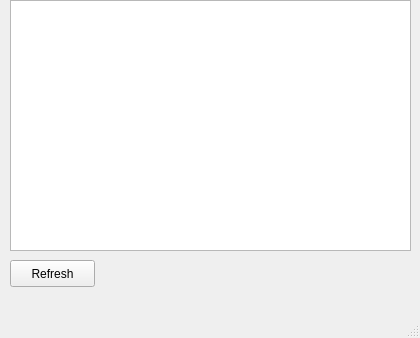
<?xml version="1.0" encoding="UTF-8"?>
<ui version="4.0">
 <class>MainWindow</class>
 <widget class="QMainWindow" name="MainWindow">
  <property name="geometry">
   <rect>
    <x>0</x>
    <y>0</y>
    <width>420</width>
    <height>338</height>
   </rect>
  </property>
  <property name="windowTitle">
   <string>MainWindow</string>
  </property>
  <widget class="QWidget" name="centralwidget">
   <widget class="QListWidget" name="listWidgetConnects">
    <property name="geometry">
     <rect>
      <x>10</x>
      <y>0</y>
      <width>401</width>
      <height>251</height>
     </rect>
    </property>
   </widget>
   <widget class="QPushButton" name="pushButtonRefresh">
    <property name="geometry">
     <rect>
      <x>10</x>
      <y>260</y>
      <width>85</width>
      <height>27</height>
     </rect>
    </property>
    <property name="text">
     <string>Refresh</string>
    </property>
   </widget>
  </widget>
  <widget class="QMenuBar" name="menubar">
   <property name="geometry">
    <rect>
     <x>0</x>
     <y>0</y>
     <width>420</width>
     <height>27</height>
    </rect>
   </property>
  </widget>
  <widget class="QStatusBar" name="statusbar"/>
 </widget>
 <resources/>
 <connections/>
</ui>
